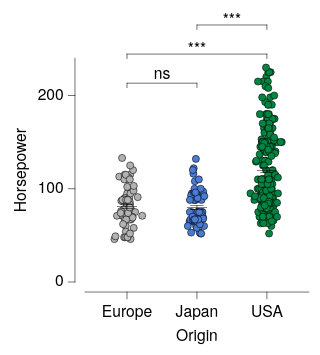

Vega-Lite specification for this chart:
### Vega-Lite specification from a JSON file in a GitHub repository (floating-point values rounded to 4 significant figures; data arrays with more than 128 entries replaced by an {"elided": "..."} marker saying what was removed)
{"background": null, "config": {"arc": {"fill": "#DBDBDB", "fillOpacity": 1.0, "innerRadius": 25.0, "padAngle": 0.03, "stroke": "black", "strokeOpacity": 1, "strokeWidth": 0.25}, "area": {"fill": "#DBDBDB", "fillOpacity": 1.0, "stroke": "black", "strokeOpacity": 1, "strokeWidth": 0.25}, "axis": {"domain": true, "domainCap": "round", "domainColor": "black", "domainWidth": 0.25, "grid": false, "gridCap": "round", "gridColor": "#F1F1F1", "gridDash": [0, 0], "gridOpacity": 1.0, "gridWidth": 0.25, "labelColor": "black", "labelFont": "Helvetica Neue, HelveticaNeue, Helvetica, Arial, sans-serif", "labelFontSize": 7, "labelFontStyle": "normal", "labelFontWeight": 400, "offset": 4.5, "ticks": true, "tickCap": "round", "tickColor": "black", "tickRound": false, "tickSize": 3, "tickWidth": 0.25, "titleColor": "black", "titleFont": "Helvetica Neue, HelveticaNeue, Helvetica, Arial, sans-serif", "titleFontSize": 7, "titleFontStyle": "normal", "titleFontWeight": 400}, "axisX": {"domain": true, "labelAlign": "center", "labelAngle": 0, "labels": true, "ticks": true, "translate": 0}, "axisY": {"domain": true, "labelAlign": "right", "labelAngle": 0, "labels": true, "ticks": true, "translate": 0}, "axisRight": {"domain": true, "labelAlign": "left", "labelAngle": 0, "labels": true, "ticks": true, "translate": 0}, "axisTop": {"domain": true, "labelAlign": "center", "labelAngle": 0, "labels": true, "ticks": true, "translate": 0}, "axisBand": {"tickOffset": 0}, "bar": {"fill": "#DBDBDB", "fillOpacity": 1.0, "stroke": "black", "strokeOpacity": 1, "strokeWidth": 0.25}, "boxplot": {"size": 9.0, "ticks": {"cornerRadius": 0.25, "fill": "black", "opacity": 1, "size": 4.5, "thickness": 0.25}, "box": {"fillOpacity": 1.0, "stroke": "black", "strokeOpacity": 1, "strokeWidth": 0.25}, "median": {"cornerRadius": 0, "fill": "black", "fillOpacity": 1.0, "opacity": 1, "size": 9.0, "thickness": 0.25}, "rule": {"fill": "black", "fillOpacity": 1.0, "size": 10.0, "stroke": "black", "strokeDash": [0, 0], "strokeOpacity": 1, "strokeWidth": 0.25}, "outliers": {"color": "black", "fill": "black", "fillOpacity": 1.0, "size": 0, "stroke": "black", "strokeOpacity": 1, "strokeWidth": 0.25}}, "circle": {"fill": "black", "fillOpacity": 1.0, "size": 1.25, "stroke": null, "strokeOpacity": 1, "strokeWidth": 0.25}, "errorband": {"band": {"fillOpacity": 0.6, "stroke": null, "strokeWidth": 0.25, "strokeOpacity": 1}, "borders": {"opacity": 0, "strokeOpacity": 0.25, "strokeWidth": 1}}, "errorbar": {"opacity": 1, "rule": {"strokeDash": [0, 0], "strokeWidth": 0.25}, "ticks": {"color": "black", "cornerRadius": 0.125, "opacity": 1, "size": 6.0, "thickness": 0.25}, "thickness": 0.25}, "font": "Helvetica Neue, HelveticaNeue, Helvetica, Arial, sans-serif", "geoshape": {"fill": "#DBDBDB", "fillOpacity": 1.0, "stroke": "black", "strokeOpacity": 1, "strokeWidth": 0.25}, "header": {"labelColor": "black", "labelFont": "Helvetica Neue, HelveticaNeue, Helvetica, Arial, sans-serif", "labelFontSize": 7, "labelFontStyle": "normal", "labelFontWeight": 400, "titleColor": "black", "titleFont": "Helvetica Neue, HelveticaNeue, Helvetica, Arial, sans-serif", "titleFontSize": 7, "titleFontStyle": "normal", "titleFontWeight": 400, "titlePadding": 0}, "legend": {"disable": false, "offset": 4.5, "titlePadding": 4, "labelOffset": 2, "gradientLabelOffset": 2, "gradientLength": 50.0, "gradientThickness": 5.0, "gradientOpacity": 1.0, "gradientStrokeColor": "black", "gradientStrokeWidth": 0.25, "labelColor": "black", "labelFont": "Helvetica Neue, HelveticaNeue, Helvetica, Arial, sans-serif", "labelFontSize": 7, "labelFontStyle": "normal", "labelFontWeight": 400, "strokeColor": "black", "strokeWidth": 0, "symbolSize": 42, "symbolStrokeColor": "black", "symbolStrokeWidth": 0.25, "titleColor": "black", "titleFont": "Helvetica Neue, HelveticaNeue, Helvetica, Arial, sans-serif", "titleFontSize": 7, "titleFontStyle": "normal", "titleFontWeight": 400}, "line": {"color": "black", "stroke": "black", "strokeCap": "butt", "strokeDash": [0, 0], "strokeOpacity": 1, "strokeWidth": 0.5}, "point": {"filled": true, "fill": "#DBDBDB", "fillOpacity": 1.0, "size": 5.0, "stroke": "black", "strokeOpacity": 1, "strokeWidth": 0.25}, "range": {"category": ["#B2B2B2", "#4A7CD3", "#008542", "#664CAF", "#509F98", "#636363", "#284F93", "#005226", "#382864", "#285753"], "diverging": {"scheme": ["#443E60", "#5F597E", "#7C759B", "#9994B6", "#B7B4CC", "#D6D5DC", "#F6F6F6", "#D1DAD9", "#A4C2BF", "#7AA9A4", "#578E89", "#37736E", "#1B5954"]}, "heatmap": {"scheme": ["#440154", "#472270", "#433E82", "#38598C", "#2C728E", "#238A8D", "#24A086", "#39B578", "#5DC862", "#96D646", "#CAE02D", "#FDE724"]}, "ordinal": {"scheme": ["#F1F1F1", "#DBDBDB", "#C6C6C6", "#B2B2B2", "#9D9D9D", "#898989", "#767676", "#636363", "#515151", "#404040", "#2F2F2F", "#1F1F1F"]}, "ramp": {"scheme": ["#440154", "#472270", "#433E82", "#38598C", "#2C728E", "#238A8D", "#24A086", "#39B578", "#5DC862", "#96D646", "#CAE02D", "#FDE724"]}}, "rule": {"color": "black", "stroke": "black", "strokeCap": "round", "strokeDash": [2, 2], "strokeOpacity": 1, "strokeWidth": 0.25}, "scale": {"barBandPaddingInner": 0.1, "rectBandPaddingInner": 0, "tickBandPaddingInner": 0.1, "bandPaddingOuter": 0.1, "bandWithNestedOffsetPaddingInner": 0.2, "bandWithNestedOffsetPaddingOuter": 0.2, "offsetBandPaddingInner": 0, "offsetBandPaddingOuter": 0, "round": false}, "rect": {"fill": "#DBDBDB", "fillOpacity": 1.0, "stroke": "black", "strokeOpacity": 1, "strokeWidth": 0.25}, "square": {"fill": "#DBDBDB", "fillOpacity": 1.0, "size": 10.0, "stroke": "black", "strokeOpacity": 1, "strokeWidth": 0.25}, "text": {"color": "black", "font": "Helvetica Neue, HelveticaNeue, Helvetica, Arial, sans-serif", "fontSize": 7, "fontStyle": "normal", "fontWeight": 400}, "tick": {"color": "black", "cornerRadius": 0.125, "opacity": 1.0, "size": 9.0, "thickness": 0.25}, "title": {"anchor": "middle", "frame": "group", "color": "black", "font": "Helvetica Neue, HelveticaNeue, Helvetica, Arial, sans-serif", "fontSize": 7, "fontStyle": "normal", "fontWeight": 400, "subtitleColor": "black", "subtitleFont": "Helvetica Neue, HelveticaNeue, Helvetica, Arial, sans-serif", "subtitleFontSize": "Helvetica Neue, HelveticaNeue, Helvetica, Arial, sans-serif", "subtitleFontStyle": "normal", "subtitleFontWeight": 400}, "trail": {"color": "black", "opacity": 1, "size": 0.5}, "view": {"continuousWidth": 100, "continuousHeight": 100, "discreteWidth": 100, "discreteHeight": 100, "fill": null, "stroke": null, "strokeWidth": 0.25}}, "layer": [{"data": {"name": "data-53eecb024a78fdc2be808dcfdc3af7a2"}, "mark": {"type": "circle", "opacity": 1.0, "size": 10.0, "stroke": "black", "strokeOpacity": 1, "strokeWidth": 0.25}, "encoding": {"color": {"field": "Origin", "legend": null, "scale": {"domain": ["Europe", "Japan", "USA"]}, "sort": ["Europe", "Japan", "USA"], "title": null, "type": "nominal"}, "x": {"axis": {}, "field": "Origin", "scale": {"domain": ["Europe", "Japan", "USA"]}, "sort": ["Europe", "Japan", "USA"], "title": "Origin", "type": "nominal"}, "xOffset": {"field": "jitter_x", "scale": {"domain": [-7.33, 7.33], "range": [5.17, 19.83]}, "type": "quantitative"}, "y": {"field": "Horsepower", "title": "Horsepower", "type": "quantitative"}}}, {"data": {"name": "data-6c4882663eaca411296217af4f5e04f9"}, "mark": {"type": "errorbar"}, "encoding": {"x": {"axis": {}, "field": "Origin", "scale": {"domain": ["Europe", "Japan", "USA"]}, "sort": ["Europe", "Japan", "USA"], "title": "Origin", "type": "nominal"}, "y": {"field": "__mean", "title": "Horsepower", "type": "quantitative"}, "yError": {"field": "__error"}}}, {"data": {"name": "data-6c4882663eaca411296217af4f5e04f9"}, "mark": {"type": "tick"}, "encoding": {"x": {"axis": {}, "field": "Origin", "scale": {"domain": ["Europe", "Japan", "USA"]}, "sort": ["Europe", "Japan", "USA"], "title": "Origin", "type": "nominal"}, "y": {"field": "__mean", "title": "Horsepower", "type": "quantitative"}}}, {"layer": [{"layer": [{"data": {"values": [{"x": "Europe", "x2": "Japan", "y": 230.0, "__dysonsphere__": 1}]}, "mark": {"type": "rule", "strokeCap": "round", "strokeDash": [0, 0], "strokeWidth": 0.25, "yOffset": 7.0}, "encoding": {"x": {"field": "x", "type": "nominal"}, "x2": {"field": "x2"}, "y": {"field": "y", "type": "quantitative"}}}, {"data": {"values": [{"x": "Europe", "y": 230.0, "y2": 230.0, "__dysonsphere__": 1}]}, "mark": {"type": "rule", "strokeCap": "round", "strokeDash": [0, 0], "strokeWidth": 0.25, "y2Offset": 9.0, "yOffset": 7.0}, "encoding": {"x": {"field": "x", "type": "nominal"}, "y": {"field": "y", "type": "quantitative"}, "y2": {"field": "y2"}}}, {"data": {"values": [{"x": "Japan", "y": 230.0, "y2": 230.0, "__dysonsphere__": 1}]}, "mark": {"type": "rule", "strokeCap": "round", "strokeDash": [0, 0], "strokeWidth": 0.25, "y2Offset": 9.0, "yOffset": 7.0}, "encoding": {"x": {"field": "x", "type": "nominal"}, "y": {"field": "y", "type": "quantitative"}, "y2": {"field": "y2"}}}, {"data": {"values": [{"y": 230.0, "label": "ns", "__dysonsphere__": 1}]}, "mark": {"type": "text", "align": "center", "dy": 3.0, "fontSize": 7}, "encoding": {"text": {"field": "label", "type": "nominal"}, "x": {"value": 34.38}, "y": {"field": "y", "type": "quantitative"}}}]}, {"layer": [{"data": {"values": [{"x": "Europe", "x2": "USA", "y": 230.0, "__dysonsphere__": 1}]}, "mark": {"type": "rule", "strokeCap": "round", "strokeDash": [0, 0], "strokeWidth": 0.25, "yOffset": -6.0}, "encoding": {"x": {"field": "x", "type": "nominal"}, "x2": {"field": "x2"}, "y": {"field": "y", "type": "quantitative"}}}, {"data": {"values": [{"x": "Europe", "y": 230.0, "y2": 230.0, "__dysonsphere__": 1}]}, "mark": {"type": "rule", "strokeCap": "round", "strokeDash": [0, 0], "strokeWidth": 0.25, "y2Offset": -4.0, "yOffset": -6.0}, "encoding": {"x": {"field": "x", "type": "nominal"}, "y": {"field": "y", "type": "quantitative"}, "y2": {"field": "y2"}}}, {"data": {"values": [{"x": "USA", "y": 230.0, "y2": 230.0, "__dysonsphere__": 1}]}, "mark": {"type": "rule", "strokeCap": "round", "strokeDash": [0, 0], "strokeWidth": 0.25, "y2Offset": -4.0, "yOffset": -6.0}, "encoding": {"x": {"field": "x", "type": "nominal"}, "y": {"field": "y", "type": "quantitative"}, "y2": {"field": "y2"}}}, {"data": {"values": [{"y": 230.0, "label": "***", "__dysonsphere__": 1}]}, "mark": {"type": "text", "align": "center", "dy": -8.0, "fontSize": 7}, "encoding": {"text": {"field": "label", "type": "nominal"}, "x": {"value": 50.0}, "y": {"field": "y", "type": "quantitative"}}}]}, {"layer": [{"data": {"values": [{"x": "Japan", "x2": "USA", "y": 230.0, "__dysonsphere__": 1}]}, "mark": {"type": "rule", "strokeCap": "round", "strokeDash": [0, 0], "strokeWidth": 0.25, "yOffset": -19.0}, "encoding": {"x": {"field": "x", "type": "nominal"}, "x2": {"field": "x2"}, "y": {"field": "y", "type": "quantitative"}}}, {"data": {"values": [{"x": "Japan", "y": 230.0, "y2": 230.0, "__dysonsphere__": 1}]}, "mark": {"type": "rule", "strokeCap": "round", "strokeDash": [0, 0], "strokeWidth": 0.25, "y2Offset": -17.0, "yOffset": -19.0}, "encoding": {"x": {"field": "x", "type": "nominal"}, "y": {"field": "y", "type": "quantitative"}, "y2": {"field": "y2"}}}, {"data": {"values": [{"x": "USA", "y": 230.0, "y2": 230.0, "__dysonsphere__": 1}]}, "mark": {"type": "rule", "strokeCap": "round", "strokeDash": [0, 0], "strokeWidth": 0.25, "y2Offset": -17.0, "yOffset": -19.0}, "encoding": {"x": {"field": "x", "type": "nominal"}, "y": {"field": "y", "type": "quantitative"}, "y2": {"field": "y2"}}}, {"data": {"values": [{"y": 230.0, "label": "***", "__dysonsphere__": 1}]}, "mark": {"type": "text", "align": "center", "dy": -21.0, "fontSize": 7}, "encoding": {"text": {"field": "label", "type": "nominal"}, "x": {"value": 65.62}, "y": {"field": "y", "type": "quantitative"}}}]}], "name": "__dysonsphere_30ccff78208331ad_1"}], "$schema": "https://vega.github.io/schema/vega-lite/v6.4.1.json", "datasets": {"data-53eecb024a78fdc2be808dcfdc3af7a2": {"elided": "400 records"}, "data-6c4882663eaca411296217af4f5e04f9": [{"Origin": "USA", "__mean": 119.9, "__error": 2.529, "__dysonsphere__": 1}, {"Origin": "Europe", "__mean": 81.0, "__error": 2.47, "__dysonsphere__": 1}, {"Origin": "Japan", "__mean": 79.84, "__error": 2.005, "__dysonsphere__": 1}]}}
